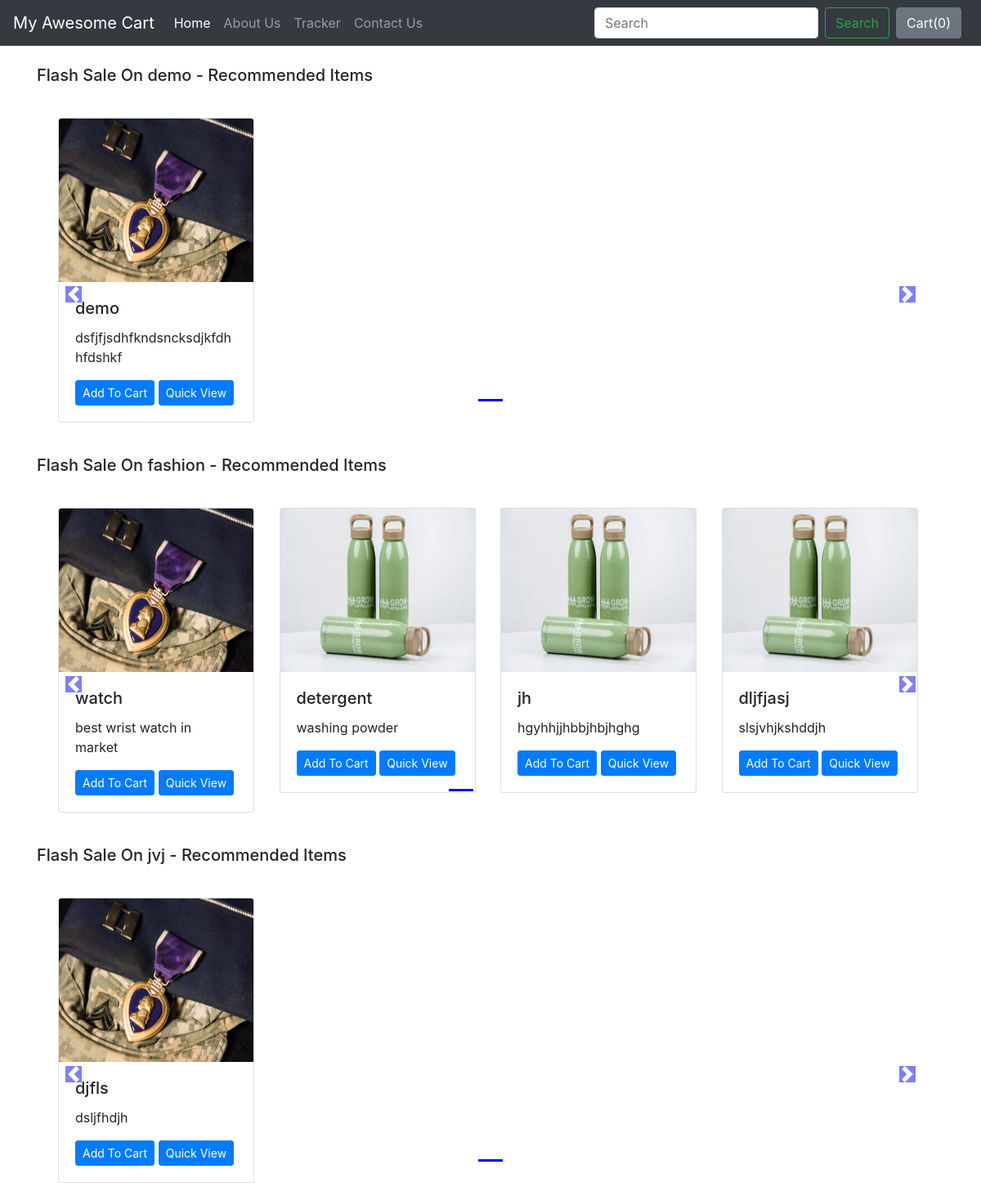
The app's page /shop/ with its own data.
### shop/models.py (models this page shows, shortened)
class product(models.Model):
    product_id = models.AutoField
    product_name = models.CharField(max_length=50)
    category = models.CharField(max_length=50, default="")
    subCategory = models.CharField(max_length=50, default="")
    price = models.IntegerField(default=0)
    desc = models.CharField(max_length=300)
    pub_date = models.DateField()
    image = models.ImageField(upload_to="shop/images", default="")

### shop/views.py (the view)
# urls.py: path('',views.index,name='index')
def index(request):
    allProds = []
    catprods = product.objects.values('category', 'id')
    cats = {item['category'] for item in catprods}
    for cat in cats:
        prod = product.objects.filter(category=cat)
        n = len(prod)
        nSlides = n // 4 + ceil((n / 4) - (n // 4))
        allProds.append([prod, range(1, nSlides), nSlides])
    params = {'allProds':allProds}
    return render(request, 'shop/index.html', params)

### shop/templates/shop/index.html (shortened to what this page needs)
{% extends 'shop/basic.html' %}
{% block body %}
{% load static %}
<div class="container">
    {% for product, range, nSlides in allProds %}
    <h5 class="my-4">Flash Sale On {{product.0.category}} - Recommended Items</h5>
    <div class="row">
<div id="demo{{forloop.counter}}" class="col carousel slide my-3" data-ride="carousel">
    <ul class="carousel-indicators">
      <li data-target="#demo{{forloop.counter}}" data-slide-to="0" class="active"></li>
       {% for i in range %}
      <li data-target="#demo{{forloop.parentloop.counter}}" data-slide-to="{{i}}" ></li>
      {% endfor %}
    </ul>
    <div class="container carousel-inner no-padding">
      <div class="carousel-item active">
        {% for i in product %}
        <div class="col-xs-3 col-sm-3 col-md-3">
          <div class="card" style="width: 15rem;">
            <img src='/media/{{i.image}}' class="card-img-top" alt="...">
            <div class="card-body">
              <h5 class="card-title">{{i.product_name}}</h5>
              <p class="card-text">{{i.desc}}</p>
              <button id="pr{{i.id}}" class="btn btn-sm btn-primary cart">Add To Cart</button>
                <a href="/shop/products/{{i.id}}"><button id="qv{{i.id}}" class="btn btn-sm btn-primary cart">Quick View</button></a>
            </div>
          </div>
        </div>
        {% if forloop.counter|divisibleby:4 and forloop.counter > 0 and not forloop.last %}
      </div><div class="carousel-item">
        {% endif %}
        {% endfor %}
    </div>
</div>
</div>
    <a class="carousel-control-prev" href="#demo{{forloop.counter}}" data-slide="prev">
        <span class="carousel-control-prev-icon"></span>
    </a>
    <a class="carousel-control-next" href="#demo{{forloop.counter}}" data-slide="next">
        <span class="carousel-control-next-icon"></span>
    </a>
        </div>
    {% endfor %}
</div>
 {% endblock %}

### shop/templates/shop/basic.html (shortened to what this page needs)
<!doctype html>
<html lang="en">
  <head>
    <link rel="stylesheet" href="https://stackpath.bootstrapcdn.com/bootstrap/4.2.1/css/bootstrap.min.css">
  </head>
  <body>
    <nav class="navbar navbar-expand-lg navbar-dark bg-dark">
  <a class="navbar-brand" href="/shop">My Awesome Cart</a>
  <div class="collapse navbar-collapse" id="navbarSupportedContent">
    <ul class="navbar-nav mr-auto">
      <li class="nav-item active">
        <a class="nav-link" href="/shop">Home <span class="sr-only">(current)</span></a>
      </li>
      <li class="nav-item">
        <a class="nav-link" href="/shop/about">About Us</a>
      </li>
      <li class="nav-item">
        <a class="nav-link" href="/shop/tracker">Tracker</a>
      </li>
      <li class="nav-item">
        <a class="nav-link" href="/shop/contact">Contact Us</a>
      </li>
    </ul>
    <form class="form-inline my-2 my-lg-0">
      <input class="form-control mr-sm-2" type="search" placeholder="Search" aria-label="Search">
      <button class="btn btn-outline-success my-2 my-sm-0" type="submit">Search</button>
    </form>
    <button type="button" class="btn btn-secondary mx-2" id="popcart" data-container="body" data-toggle="popover" data-placement="bottom" data-html="true" data-content="Vivamus
sagittis lacus vel augue laoreet rutrum faucibus.">
  Cart(<span id="cart">0</span>)
</button>
  </div>
</nav>
  {% block body %} {% endblock %}
  </body>
</html>

### records on screen
product: category "demo", image (picture), product_name "demo", desc "dsfjfjsdhfkndsncksdjkfdhhfdshkf"
product: category "fashion", image (picture), product_name "watch", desc "best wrist watch in market"
product: image (picture), product_name "detergent", desc "washing powder"
product: image (picture), product_name "jh", desc "hgyhhjjhbbjhbjhghg"
product: image (picture), product_name "dljfjasj", desc "slsjvhjkshddjh"
product: category "jvj", image (picture), product_name "djfls", desc "dsljfhdjh"
